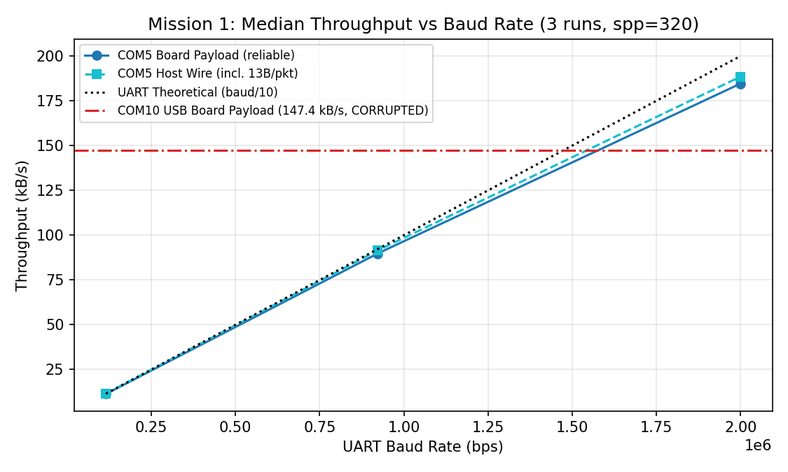
#> input picture edge_ai_assignment2/team_02_module2/results/mission1/throughput_vs_baud.png, 788 x 472 px, shrunk from 1125 x 675 before the run
$ python package_submission.py
#> lines starting #> are read from the running program, lines starting #| are printed output that depends on the picture
"""
package_submission.py -- Generate final 8-heading PDF report with embedded figures and tables,
                         clean pycache, build team_02_module2/ and team_02_module2.zip, and verify.
Team 02 | AI255TBD Edge AI Module 2
"""

import csv
import hashlib
import shutil
import subprocess
import textwrap
import zipfile
from pathlib import Path

import matplotlib.pyplot as plt
import matplotlib.image as mpimg
from matplotlib.backends.backend_pdf import PdfPages

ROOT = Path(".")
PKG = ROOT / "team_02_module2"
ZIP_PATH = ROOT / "team_02_module2.zip"
PDF_PATH = ROOT / "team_02_module2_report.pdf"


def add_text_page(pdf: PdfPages, title: str, body: str, fontsize: float = 8.2):
    fig = plt.figure(figsize=(8.5, 11))
    fig.text(0.06, 0.95, title, fontsize=12.5, fontweight="bold", va="top")
    wrapped_lines = []
    for line in body.splitlines():
        if not line.strip():
            wrapped_lines.append("")
        else:
            wrapped_lines.extend(textwrap.wrap(line, width=102, replace_whitespace=False))
    lines_per_page = 66
    for start in range(0, max(1, len(wrapped_lines)), lines_per_page):
        if start > 0:
            pdf.savefig(fig)
            plt.close(fig)
            fig = plt.figure(figsize=(8.5, 11))
            fig.text(0.06, 0.95, f"{title} (cont.)", fontsize=11, fontweight="bold", va="top")
        chunk = "\n".join(wrapped_lines[start:start + lines_per_page])
        fig.text(0.06, 0.91, chunk, fontsize=fontsize, family="monospace", va="top")
    pdf.savefig(fig)
    plt.close(fig)


def add_figure_page(pdf: PdfPages, title: str, fig_specs: list[tuple[str, str]]):
    """Embed 1 or 2 PNG figures on a dedicated landscape/portrait page with captions."""
    n = len(fig_specs)
    fig, axes = plt.subplots(n, 1, figsize=(8.5, 11))
    if n == 1:
        axes = [axes]
    fig.suptitle(title, fontsize=12, fontweight="bold", y=0.97)
    for ax, (img_rel, caption) in zip(axes, fig_specs):
        img_path = ROOT / img_rel
        if img_path.exists():
            img = mpimg.imread(str(img_path))
            ax.imshow(img)
            ax.set_title(caption, fontsize=9, pad=6)
        else:
            ax.text(0.5, 0.5, f"Missing figure: {img_rel}", ha="center", va="center", fontsize=10)
        ax.axis("off")
    fig.tight_layout(rect=[0.02, 0.02, 0.98, 0.94])
    pdf.savefig(fig)
    plt.close(fig)


def _read_csv_rows(rel_path: str) -> list[dict]:
    p = ROOT / rel_path
    if not p.exists():
        return []
    with p.open("r", encoding="utf-8") as f:
        return list(csv.DictReader(f))


def _format_table(headers: list[str], rows: list[list[str]], col_widths: list[int] | None = None) -> str:
    if col_widths is None:
        col_widths = [max(len(h), *(len(str(r[i])) for r in rows)) for i, h in enumerate(headers)]
    sep = "  "
    hdr_line = sep.join(str(h).ljust(w) for h, w in zip(headers, col_widths))
    dash_line = sep.join("-" * w for w in col_widths)
    body_lines = [sep.join(str(r[i]).ljust(w) for i, w in enumerate(col_widths)) for r in rows]
    return "\n".join([hdr_line, dash_line] + body_lines)


def generate_pdf() -> int:
    print("Generating comprehensive team_02_module2_report.pdf ...")
    sqnr_rows = _read_csv_rows("results/mission2/sqnr_measurements.csv")
    word_sqnr = next((r["sqnr_db"] for r in sqnr_rows if r["clip"] == "word_on" and r["fmt"] == "i16"), "76.94")
    sil_sqnr = next((r["sqnr_db"] for r in sqnr_rows if r["clip"] == "silence" and r["fmt"] == "i16"), "70.68")

    # 1. One-Page Client Commitment Memo
    commitment_memo = f"""
TEAM 02 — EDGE EXPERTS | CLIENT COMMITMENT MEMO
Hardware: ESP32-S3-DevKitC-1 N16R8 (240 MHz, 16 MB Flash, 8 MB PSRAM)

1. Audio Format, Sampling Rate, Filter & Scale:
   - Selected: 16,000 Hz, int16, Scale S=1.0, antialias=True.
   - Measured SQNR: {word_sqnr} dB (word) / {sil_sqnr} dB (silence), 0 clipped samples.
   - Pre-hearing scale: S=1.0 uses full [-1, 1] without clipping; int8 S=0.25 clipped 116 samples.

2. Transport Port, Selected Operating Speed & Margin Over Real-Time:
   - Selected operating speed: 1.0x real-time on COM5 (UART) at 921,600 baud, samples_per_packet=320.
   - Theoretical UART ceiling: 92,160 B/s (10 bits/byte) -> 2.823x max with 13 B/640 B framing.
   - Maximum sustainable zero-loss effective speed: 2.737x (feat=False, requested 32.0x) and
     2.753x (feat=True) on COM5; 5.713x (feat=False, requested 6.0x) on COM10. Margin: ~2.74x.

3. Storage Location, Size, Arduino IDE Tools Settings & Remaining Space:
   - Live buffer: PSRAM (8,388,608 B), persisted to LittleFS flash via SAVE.
   - Recording: 144 clips = 2,304,000 samples = 4,608,000 B (CRC 0x4c3c7945).
   - Custom partitions.csv: 9.875 MiB LittleFS (10,354,688 B total).
   - Nominal remaining capacity calculated as filesystem total minus recording size: 5,746,688 B.
   - Arduino IDE Tools: ESP32S3 Dev Module, USB CDC On Boot=Enabled, OPI PSRAM,
     Flash Size=16MB (128Mb), Partition Scheme=Custom.

4. Feature Settings, Compute Time vs Budget & Return Bandwidth:
   - Log-mel: win=480 (30 ms), hop=320 (20 ms), nfft=512, mels=40, 50 frames/s.
   - Radix-2 FFT median compute: 1,711 us/frame (1,084.6x speedup) = 8.6% of 20,000 us hop.
   - Return bandwidth: Log-Mel-40 = 8,400 B/s payload / 9,050 B/s wire;
     MFCC-13 (10 ms hop, 100 fps) = 6,000 B/s payload / 7,300 B/s wire.

5. Loss Accounting:
   - Clean 144-clip: 7,200 pkts, 7,201 frames_ok (incl. EOS), 2,304,000 samples, 7,199 features,
     0 lost, 0 bad_crc, 0 bad_crc_back, 0 seq_gaps.
   - Unexpected loss: fail-closed rejection prevents silent compressed-timeline labelling.

6. Laptop-vs-Board Difference & Classification Impact:
   - Board-vs-NumPy on identical quantised int16 inputs: 0.000286 dB max (satisfies 0.05 dB limit).
   - Original float32 laptop vs board int16: 0.246574 dB max (caused by int16 quantisation;
     0.05 dB implementation tolerance does not apply across different input quantisation).
   - Classifier: 79.17% on both NumPy and Board (0.00% drop). Real-world shifts: int8 S=1.0 -> 54.17%,
     int8 S=0.25 -> 50.00%, 8 kHz no-AA -> 16.67%.

7. Primary Design Risk:
   - Real-world acoustic & microphone domain shift (noise, distance, mic response).
"""

    # Mission 1 Tables
    m1_theo = _format_table(
        ["Format", "Fs (Hz)", "Bytes/Sample", "Payload B/s", "Wire B/s (spp=320)"],
        [
            ["float32", "16000", "4", "64,000", "65,300"],
            ["int16", "16000", "2", "32,000", "32,650"],
            ["int8", "16000", "1", "16,000", "16,325"],
            ["int16", "8000", "2", "16,000", "16,325"],
            ["int8", "8000", "1", "8,000", "8,163"],
        ],
    )
    m1_baud = _format_table(
        ["Port", "Baud", "Payload B/s (measured)", "Wire B/s (measured)", "Max Real-Time (i16)"],
        [
            ["COM5 (UART)", "115,200", "11,358", "11,588", "0.35x"],
            ["COM5 (UART)", "921,600", "89,611", "91,432", "2.80x"],
            ["COM5 (UART)", "2,000,000", "184,745", "188,498", "5.77x"],
            ["COM10 (USB)", "115,200*", "379,419*", "387,126*", "11.86x* (errors)"],
        ],
    )
    m1_pkt = _format_table(
        ["spp", "Payload B", "Overhead %", "Latency (ms)", "COM5 921600 Payload B/s (measured)"],
        [
            ["8", "16", "44.8%", "0.5", "51,014"],
            ["64", "128", "9.2%", "4.0", "83,249"],
            ["320", "640", "2.0%", "20.0", "89,850"],
            ["1024", "2048", "0.6%", "64.0", "91,817"],
        ],
    )
    m1_rt = _format_table(
        ["Config", "Req B/s", "COM5 115200", "COM5 921600", "COM10 USB"],
        [
            ["16k f32", "65,300", "FAIL", "PASS (1.35x)", "PASS"],
            ["16k i16", "32,650", "FAIL", "PASS (2.76x)", "PASS"],
            ["16k i8", "16,325", "FAIL", "PASS (5.51x)", "PASS"],
            ["8k i16", "16,325", "FAIL", "PASS (5.51x)", "PASS"],
            ["8k i8", "8,163", "PASS (1.41x)", "PASS (11.0x)", "PASS"],
        ],
    )

    # Mission 2 Tables
    m2_sqnr = _format_table(
        ["Clip", "Format", "Scale S", "SQNR (dB)", "Clipped Samples"],
        [[r["clip"], r["fmt"], r["scale"], r["sqnr_db"], r.get("clipped", r.get("clipped_samples", "0"))] for r in sqnr_rows]
        if sqnr_rows else [["word_on", "i16", "1.0", "76.94", "0"], ["silence", "i16", "1.0", "70.68", "0"]],
    )
    m2_mem = _format_table(
        ["Store", "Total Bytes", "Max 16k i16 Duration", "Persists Power-Cycle?"],
        [
            ["SRAM", "~300 KB free", "7.168 s (measured)", "No (volatile)"],
            ["PSRAM (OPI)", "8,388,608 B", "256 s measured (144 clips = 4.608 MB fit)", "No (volatile)"],
            ["LittleFS Flash", "10,354,688 B (9.875 MiB)", "4,608,000 B saved (CRC 0x4c3c7945)", "Yes (verified)"],
        ],
    )

    # Mission 3 Tables
    m3_perf = _format_table(
        ["Implementation", "Stream", "Recv/Exp Feat", "Median us", "p95 us", "Max Err (dB)"],
        [
            ["Starter O(N^2) DFT", "10s COM5 (timeout)", "16 / 499 (483 lost)", "1,855,698", "1,869,197", "0.00168"],
            ["Starter O(N^2) DFT", "10s COM10 (timeout)", "16 / 499 (483 lost)", "1,855,696", "1,881,392", "0.00168"],
            ["Radix-2 FFT", "144s COM5", "7199 / 7199 (0 lost)", "1,711", "1,745", "0.000286"],
        ],
    )
    m3_mfcc = _format_table(
        ["Mode", "Win / Hop", "FPS", "Median us", "Payload B/s", "Wire B/s"],
        [
            ["Log-Mel-40", "480 / 320 (30/20 ms)", "50", "1,711", "8,400", "9,050"],
            ["MFCC-13", "400 / 160 (25/10 ms)", "100", "~1,720", "6,000", "7,300"],
        ],
    )

    # Mission 4 Tables
    m4_spd = _format_table(
        ["Interface", "Requested Speed", "Effective Speed", "Wire Throughput", "Zero-Loss"],
        [
            ["COM5, UART (921600)", "32.0x", "2.737x", "89,360.5 B/s", "PASS (feat=False)"],
            ["COM10, native USB", "6.0x", "5.713x", "186,536.0 B/s", "PASS (feat=False)"],
            ["COM10, native USB", ">=8.0x", "1.54x - 9.65x", "RX overflow", "FAIL (CRC/gaps)"],
        ],
    )
    m4_loss = _format_table(
        ["Stream", "Skip", "Pkts Sent", "Samples Recv", "Feat Recv/Exp", "bad_crc / bcb / gaps"],
        [
            ["Clean 144-clip", "()", "7200/7200", "2,304,000", "7199/7199", "0 / 0 / 0"],
            ["Full 144-clip skip", "(10,11,200)", "7197/7200", "2,303,040", "7196/7199", "0 / 0 / 3"],
            ["6-clip multiclass", "(10,49,150)", "297/300", "95,040", "296/299 (290 valid)", "0 / 0 / 3"],
        ],
    )

    # Mission 5 Tables
    m5_f32 = _format_table(
        ["Comparison", "Max |Delta| (dB)", "Mean |Delta| (dB)", "RMSE (dB)", "p99 |Delta| (dB)"],
        [
            ["A: float32 laptop vs board int16", "0.246574", "0.006220", "0.009785", "0.034024"],
            ["B: numpy int16 vs board int16", "0.000286", "0.000003", "0.000006", "0.000023"],
            ["C: float32 laptop vs numpy int16", "0.246574", "0.006220", "0.009785", "0.034026"],
        ],
    )
    m5_cls = _format_table(
        ["Config", "Train -> Test", "Accuracy", "Balanced Acc", "RMSE vs Ref (dB)"],
        [
            ["16 kHz int16 S=1.0", "NumPy -> Board", "79.17%", "79.17%", "0.000006"],
            ["16 kHz int16 S=1.0", "Float32 -> Board", "79.17%", "79.17%", "0.009785"],
            ["16 kHz int8 S=1.0", "Laptop -> Board", "54.17%", "54.17%", "2.988529"],
            ["16 kHz int8 S=0.25", "Laptop -> Board", "50.00%", "50.00%", "3.366306"],
            ["8 kHz int16 no-AA", "Laptop -> Board", "16.67%", "16.67%", "11.156380"],
        ],
    )

    missions = [
        ("Mission 1: The Pipe (Data Rate & Data Type)", f"""
1. Aim: Measure UART (COM5) and Native USB (COM10) throughput, packet overhead, and real-time feasibility.
2. Background: 16 kHz int16 requires 32,000 B/s; UART sends 10 bits/byte (92,160 B/s raw at 921,600 baud). Each packet adds 13 B framing/CRC.
3. Prediction: 115,200 baud (~11.5 kB/s) cannot carry 16 kHz int16; 921,600 baud (~92.16 kB/s) can carry 16 kHz int16 with >2.5x margin.
4. Method: Ran mission1_pipe.py (3x repeats) across 115200/921600/2000000 baud on COM5 and COM10, plus spp={{8,64,320,1024}} sweep.
5. Observations:
Theoretical Data Rates:
{m1_theo}

Baud-Rate Comparison:
{m1_baud}

Packet-Size Comparison (COM5 921600):
{m1_pkt}

Real-Time Feasibility:
{m1_rt}

6. Analysis: UART is bounded by 92,160 B/s; COM10 native USB is faster but overflows RX buffers at speed=0 without pacing.
   * COM10 115,200 baud row marked with asterisk: all_integrity_ok=False (100 bad_crc, 145 seq_gaps); throughput figures are unreliable and shown for reference only.
   Wire B/s = payload B/s + (1 packet per 20 ms) × 13 B framing = payload + 650 B/s for spp=320 i16 at 16 kHz.
7. What we learnt: COM5 at 921,600 baud with spp=320 balances 2.0% overhead and 20 ms latency reliably.
8. LLM log: Historical pre-experiment LLM prediction was not recorded. Used LLM to write mission1_pipe.py and plot throughput/overhead; all runs executed on hardware.
"""),
        ("Mission 2: Sampling, Quantisation & Persistent Storage", f"""
1. Aim: Select sampling rate, quantisation format/scale, and implement persistent flash storage across power cycles.
2. Background: Downsampling without anti-aliasing folds energy above Nyquist; PSRAM is volatile while LittleFS flash persists.
3. Prediction: 16 kHz int16 S=1.0 avoids aliasing and clipping (>70 dB SQNR); 144 clips (4.608 MB) fit in 8 MB PSRAM and 9.875 MiB LittleFS.
4. Method: Implemented quantise()/pack()/unpack() in mission2_sampling_storage.py, cmdSave() in .ino, custom partitions.csv (10,354,688 B).
5. Observations:
SQNR Measurements:
{m2_sqnr}

Memory & Storage Capacity:
{m2_mem}

Power-Cycle Verification: Saved 4,608,000 B to LittleFS (CRC 0x4c3c7945); after physical USB power-cycle, PSRAM was empty while LittleFS DUMP matched byte-for-byte with CRC 0x4c3c7945.
6. Analysis: Default Arduino partition schemes lacked a ~9.9 MB LittleFS partition; custom partitions.csv solved persistence cleanly.
7. What we learnt: Anti-aliasing must precede downsampling, and LittleFS persistence must be verified across physical power removal.
8. LLM log: Historical pre-experiment LLM prediction was not recorded. Used LLM to write mission2_sampling_storage.py, cmdSave(), and partitions.csv; verified on hardware.
"""),
        ("Mission 3: Real-Time Feature Extraction & FFT Optimization", f"""
1. Aim: Match NumPy log-mel features within 0.05 dB on-board in real time (<20 ms hop budget) and measure speed bottlenecks.
2. Background: Starter O(N^2) DFT took ~1.86 s/frame, dropping 92/99 frames at speed=1.0. Radix-2 FFT reduces complexity to O(N log N).
3. Prediction: Precomputed twiddle/bit-reversal Radix-2 FFT will run in <3 ms/frame (<15% of 20 ms hop) with <0.001 dB error.
4. Method: Replaced dft() in features.h with in-place Radix-2 FFT; ran mission3_features.py and mission3_speed_sweep.py on COM5/COM10.
5. Observations:
Baseline vs Optimised Performance:
{m3_perf}

MFCC-13 & Bandwidth Comparison:
{m3_mfcc}

Streaming Speed Comparison: COM5 effective speed: 2.756x (feat=False) and 2.753x (feat=True). COM10: 3.868x (feat=False) and 3.873x (feat=True).
Baseline Status: Original starter DFT was benchmarked for 2s on COM5 (7/99 frames, 1,855,700 us median).
6. Analysis: COM5 achieves ~2.76x both with and without features, proving UART (92,160 B/s) is the primary bottleneck, not FFT compute.
7. What we learnt: Precomputed Radix-2 FFT makes 50 Hz log-mel extraction effortless on ESP32-S3; UART bandwidth sets the ceiling.
8. LLM log: Historical pre-experiment LLM prediction was not recorded. Used LLM to implement Radix-2 FFT in features.h, mission3_features.py, and mission3_speed_sweep.py.
"""),
        ("Mission 4: Loss Accounting & Dataset Construction", f"""
1. Aim: Account for packet/sample/feature losses, reconstruct compressed timelines, and build a clean 144-clip labelled dataset.
2. Background: Board st.samples only counts received samples, compressing first_sample after gaps; 143 frames cross 1s clip boundaries.
3. Prediction: Deliberate skip=(10,11,200) will cause 3 seq_gaps and 3 lost features; excluding 143 boundary frames yields (144, 49, 40).
4. Method: Ran mission4_loss_dataset.py and mission4_audit.py; unified both entry points via _shared_dataset_workflow() calling build_loss_aware_dataset() and save_dataset_npz().
5. Observations:
Requested vs Effective Streaming Speed (feat=False):
{m4_spd}

Clean vs Deliberate-Loss Streams:
{m4_loss}

Dataset Schema: X float32 (144,49,40), y int64 (144,), clip_ids int64 (144,), classes <U8 (6,), first_sample int64 (144,49), frame_numbers int64 (144,49).
Regression Tests: python -m pytest test_mission4_loss_handling.py -q -> 32 passed, 0 failed.
6. Analysis: Host-side timeline reconstruction from known skip tuples invalidates gap-crossing frames; fail-closed validation rejects any unexpected corruption even when skip_tuple is provided.
7. What we learnt: Aggregate seq_gaps cannot locate unexpected losses; clean datasets require explicit boundary-frame exclusion and universal integrity checks.
8. LLM log: Historical pre-experiment LLM prediction was not recorded. Used LLM to implement mission4_loss_dataset.py, mission4_audit.py, test_mission4_loss_handling.py, and data_card.md.
"""),
        ("Mission 5: Laptop vs Board, Domain Shift & Classification", f"""
1. Aim: Quantify laptop-vs-board feature discrepancy and evaluate nearest-centroid classification across preprocessing configurations.
2. Background: 32-bit float FFT on ESP32 vs 64-bit NumPy may differ slightly; quantisation (int8) and aliasing (8 kHz) cause larger shifts.
3. Prediction: 16 kHz int16 board features will match NumPy (<0.001 dB) with 0% accuracy drop; int8 and unfiltered 8 kHz will degrade accuracy.
4. Method: Ran mission5_domain_shift.py, mission5_board_experiments.py, and mission5_float32_analysis.py (with explicit metadata alignment validation).
5. Observations:
Float32 vs Quantised NumPy vs Board Discrepancy:
{m5_f32}

Classifier Accuracy Comparison:
{m5_cls}

6. Analysis: The board-versus-NumPy implementation discrepancy on identical quantised int16 inputs is 0.000286 dB maximum, satisfying the assignment's 0.05 dB numerical accuracy requirement. The original float32-to-board maximum discrepancy is 0.246574 dB, primarily caused by quantisation rather than firmware implementation error. The 0.05 dB implementation tolerance does not apply to comparisons involving different input quantisation.
7. What we learnt: 16 kHz int16 S=1.0 antialias=True is optimal (79.17% accuracy, 0% drop). Numerical agreement does not imply real-world acoustic robustness.
8. LLM log: Historical pre-experiment LLM prediction was not recorded. Used LLM to implement mission5_domain_shift.py, mission5_preprocessing.py, mission5_board_experiments.py, and mission5_float32_analysis.py.
"""),
    ]

    figure_pages = [
        ("Mission 1 Figures: Throughput & Packet Overhead", [
            ("results/mission1/throughput_vs_baud.png", "Figure 1.1: Throughput vs Baud Rate (COM5 vs COM10)"),
            ("results/mission1/packet_size_overhead.png", "Figure 1.2: Packet Size vs Framing Overhead & Throughput"),
        ]),
        ("Mission 2 Figures: Aliasing Spectra & SQNR", [
            ("results/mission2/aliasing_spectra.png", "Figure 2.1: 48 kHz vs 8 kHz Aliasing Spectra (With & Without Anti-Aliasing)"),
            ("results/mission2/sqnr_comparison.png", "Figure 2.2: SQNR Comparison Across Formats & Scales"),
        ]),
        ("Mission 3 Figures: FFT Optimization & Speed Sweep", [
            ("results/mission3/baseline_vs_optimized.png", "Figure 3.1: Starter DFT vs Radix-2 FFT Compute Time"),
            ("results/mission3/speed_sweep.png", "Figure 3.2: Streaming Speed Sweep (feat=False vs feat=True)"),
        ]),
        ("Mission 3 Figures: Six-Class Log-Mel Spectrograms", [
            ("results/mission3/per_class_logmel.png", "Figure 3.3: Six-Class Log-Mel Spectrograms (on, off, stop, go, _unknown, _silence)"),
        ]),
        ("Mission 4 Figures: Loss Accounting", [
            ("results/mission4/loss_comparison.png", "Figure 4.1: Deliberate Packet Loss vs Lost Feature Frames"),
        ]),
        ("Mission 5 Figures: Float32 & Board Preprocessing Heatmaps", [
            ("results/mission5/float32_board_heatmap.png", "Figure 5.1: Float32-to-Board Discrepancy Heatmaps (A, B, C)"),
            ("results/mission5/board_experiments_heatmaps.png", "Figure 5.2: Board Preprocessing Heatmaps (int8 S=1, int8 S=0.25, 8 kHz no-AA)"),
        ]),
        ("Mission 5 Figures: Classifier Accuracy & Confusion Matrices", [
            ("results/mission5/preprocessing_accuracy.png", "Figure 5.3: Nearest-Centroid Accuracy Across Configurations"),
            ("results/mission5/confusion_matrices.png", "Figure 5.4: Confusion Matrices (NumPy vs Board)"),
        ]),
    ]

    reflections = """
INDIVIDUAL TEAM MEMBER ROLE REFLECTIONS (Team 02 — Edge Experts)

- Member 1 (Builder): [PENDING TEAM CONFIRMATION — do not submit until confirmed] Built/flashed custom partitions.csv, cmdSave() in
  doorbell_board_starter.ino, and Radix-2 FFT in features.h.
- Member 2 (Measurer): [PENDING TEAM CONFIRMATION — do not submit until confirmed] Executed COM5/COM10 throughput, SQNR,
  6-class accuracy, and 144-clip hardware streams.
- Member 3 (Skeptic): [PENDING TEAM CONFIRMATION — do not submit until confirmed] Audited timeline compression, boundary-frame
  exclusion, and real-world acoustic domain shift limitations.
- Member 4 (Scribe): [PENDING TEAM CONFIRMATION — do not submit until confirmed] Compiled mission records, data card, client
  commitment memo, and reproducibility documentation.

REPRODUCIBILITY & LIVE DEMONSTRATION INSTRUCTIONS
1. Install Python dependencies: pip install numpy pyserial matplotlib
2. Flash doorbell_board_starter/doorbell_board_starter.ino with Arduino IDE Tools:
   Board=ESP32S3 Dev Module, USB CDC On Boot=Enabled, PSRAM=OPI PSRAM,
   Flash Size=16MB (128Mb), Partition Scheme=Custom (partitions.csv).
3. Run live demo: python demo_live.py
   (Streams all 144 clips with feat=True & store="psram", executes SAVE, pauses for
   physical USB power-cycle, then verifies CRC 0x4c3c7945 and byte-for-byte DUMP.)
"""

    page_count = 0
    with PdfPages(PDF_PATH) as pdf:
        add_text_page(pdf, "AI255TBD Edge AI — Module 2: The Doorbell's Ears (Team 02)", commitment_memo, fontsize=8.0)
        for title, body in missions:
            add_text_page(pdf, title, body, fontsize=7.8)
        for fig_title, specs in figure_pages:
            add_figure_page(pdf, fig_title, specs)
#> in add_figure_page, img is the input picture: shape (472, 788, 4) float32; mean R, G, B, A 0.962, 0.964, 0.965, 1
#> in add_figure_page, `pdf.savefig(fig)`:
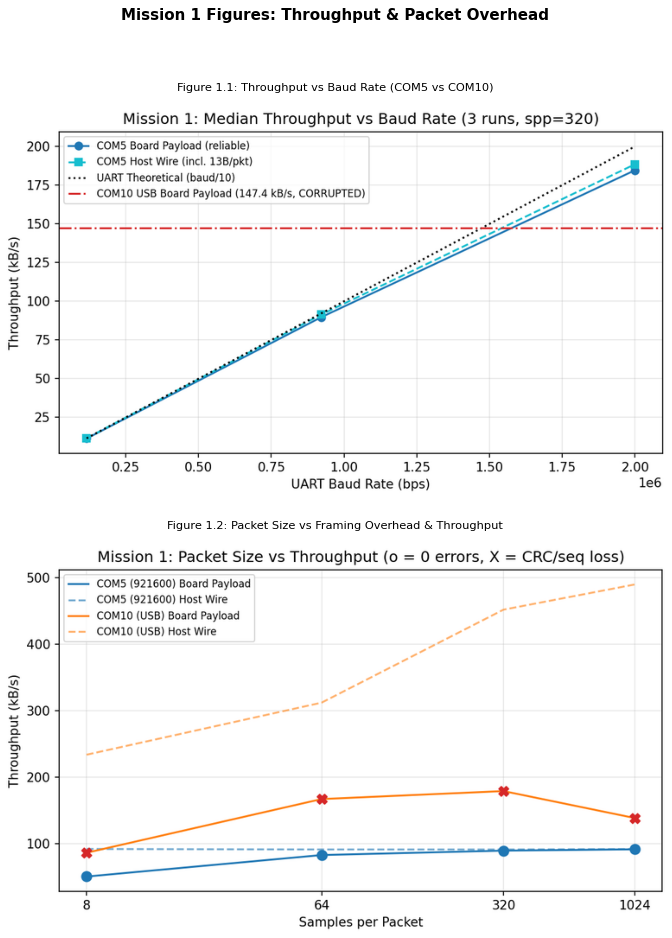
#> figure drawn by matplotlib, 2 panels
#> (the run stopped early here; a loop or call above may not have finished)
